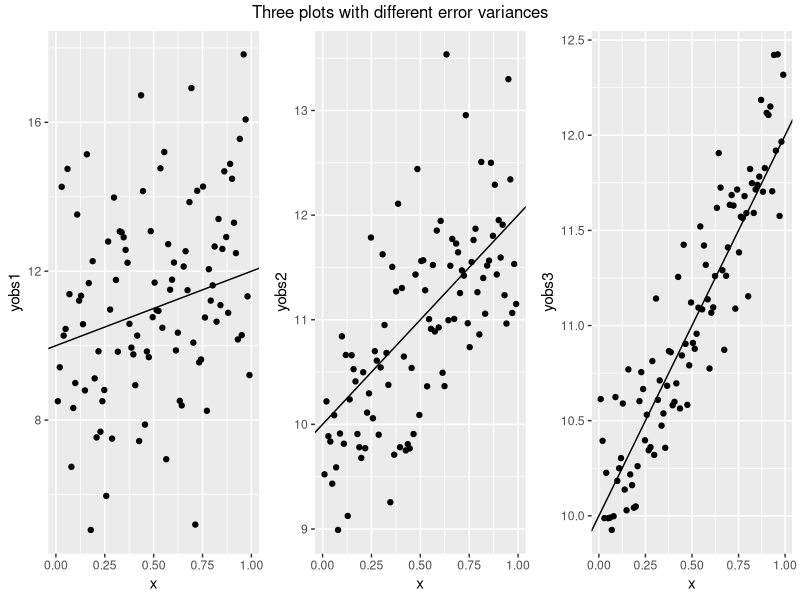

Here is the R script that generated this plot:
#Exercise 1
library(ggplot2)
library(grid)
library(gridExtra)
# Set the state for random number generation in R
set.seed(123)

# Pick the number of observations
n <- 100


# Pick the values for the intercept and the slope
beta0 <- 10
beta1 <- 2

# Assume the error has a normal distribution
# Pick the mean and standard deviation
mu <- 0
sigma1 <- 2.7


# Pick the errors
err1 <- rnorm(n, mean = mu, sd = sigma1)

# Pick the observed inputs
x <- 1:n/(n+1)

# Generate the observed outputs
yobs1 <- beta0 + beta1*x + err1

# Repeat with a different error standard deviation
sigma2 <- 0.7
err2 <- rnorm(n, mean = mu, sd = sigma2)
yobs2 <- beta0 + beta1*x + err2


# 3rd Graph
sigma3 <- 0.27
err3 <- rnorm(n, mean = mu, sd = sigma3)
yobs3 <- beta0 + beta1*x + err3
my_data <- data.frame(x, yobs1, yobs2, yobs3)

#Plotting Graphs
p1 <- qplot(x, yobs1) + 
  geom_abline(intercept = beta0, slope = beta1)
p2 <- qplot(x, yobs2) + 
  geom_abline(intercept = beta0, slope = beta1)
p3 <- qplot(x, yobs3) + 
  geom_abline(intercept = beta0, slope = beta1)

# Make a dataframe
my_data <- data.frame(x, yobs1, yobs2, yobs3)
grid.arrange(p1, p2, p3, 
             ncol = 3, 
             top = "Three plots with different error variances")

# OBSERVATIONS
# First Graph
# 1. In the first graph we have taken standard deviation of 2.7, which is approximately between 95%-99.7% area of the bell curve.
# 2. So when the Error is calculated by random normalizing the number of observations, mean and standard deviation. We get alot of scattered errors.
# 3. Based on the standard linear model equation when the observations are generated we find alot of scattered values.
# 4. So when the graph is plotted we can see that alot of observations are scattered above and below the expected line.   

#Second Graph
# 5. Same way when we plot the second graph by changing the standard deviation to 0.7 which inturn reduced the Error.
# 6. Thats why we see a difference of expected value line and also the observations are less scattered compared to the first graph.

# Third Graph
# 7. In a similar way we plot the third graph by changing the standard deviation to 0.27, thus it reduces the error even more.
# 8. That is why the points are less scattered and are close to the expected value line.